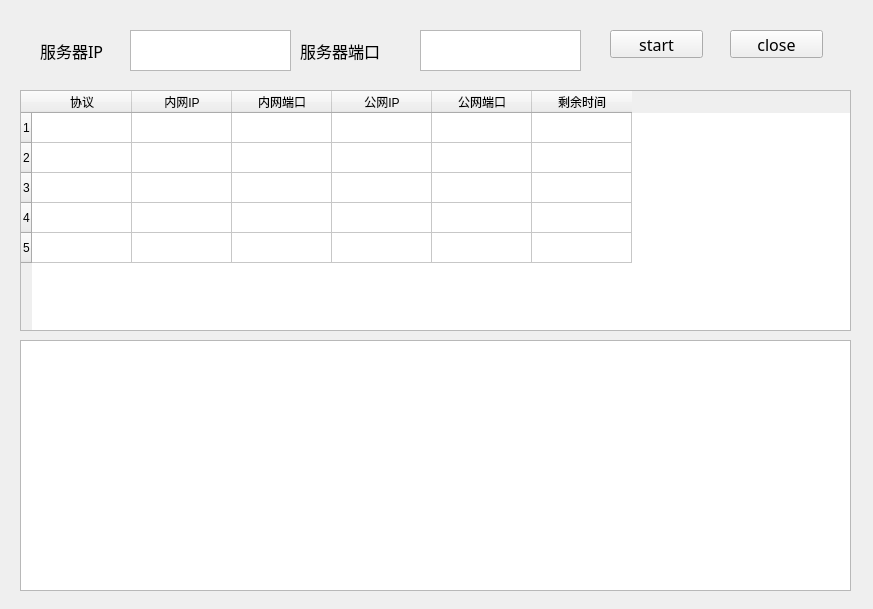
<?xml version="1.0" encoding="UTF-8"?>
<ui version="4.0">
 <class>MainWindow</class>
 <widget class="QMainWindow" name="MainWindow">
  <property name="geometry">
   <rect>
    <x>0</x>
    <y>0</y>
    <width>873</width>
    <height>609</height>
   </rect>
  </property>
  <property name="windowTitle">
   <string>router</string>
  </property>
  <widget class="QWidget" name="centralwidget">
   <widget class="QTextBrowser" name="showtext">
    <property name="geometry">
     <rect>
      <x>20</x>
      <y>340</y>
      <width>831</width>
      <height>251</height>
     </rect>
    </property>
   </widget>
   <widget class="QTextBrowser" name="serverip">
    <property name="geometry">
     <rect>
      <x>130</x>
      <y>30</y>
      <width>161</width>
      <height>41</height>
     </rect>
    </property>
   </widget>
   <widget class="QTextBrowser" name="serverport">
    <property name="geometry">
     <rect>
      <x>420</x>
      <y>30</y>
      <width>161</width>
      <height>41</height>
     </rect>
    </property>
   </widget>
   <widget class="QPushButton" name="startButton">
    <property name="geometry">
     <rect>
      <x>610</x>
      <y>30</y>
      <width>93</width>
      <height>28</height>
     </rect>
    </property>
    <property name="font">
     <font>
      <family>Agency FB</family>
      <pointsize>12</pointsize>
     </font>
    </property>
    <property name="text">
     <string>start</string>
    </property>
   </widget>
   <widget class="QPushButton" name="closeButton">
    <property name="geometry">
     <rect>
      <x>730</x>
      <y>30</y>
      <width>93</width>
      <height>28</height>
     </rect>
    </property>
    <property name="font">
     <font>
      <family>Agency FB</family>
      <pointsize>12</pointsize>
     </font>
    </property>
    <property name="text">
     <string>close</string>
    </property>
   </widget>
   <widget class="QLabel" name="serveriplabel">
    <property name="geometry">
     <rect>
      <x>40</x>
      <y>40</y>
      <width>81</width>
      <height>21</height>
     </rect>
    </property>
    <property name="font">
     <font>
      <family>Agency FB</family>
      <pointsize>12</pointsize>
     </font>
    </property>
    <property name="text">
     <string>服务器IP</string>
    </property>
    <property name="buddy">
     <cstring>serverip</cstring>
    </property>
   </widget>
   <widget class="QLabel" name="serverportlabel">
    <property name="geometry">
     <rect>
      <x>300</x>
      <y>40</y>
      <width>121</width>
      <height>21</height>
     </rect>
    </property>
    <property name="font">
     <font>
      <family>Agency FB</family>
      <pointsize>12</pointsize>
     </font>
    </property>
    <property name="text">
     <string>服务器端口</string>
    </property>
    <property name="buddy">
     <cstring>serverport</cstring>
    </property>
   </widget>
   <widget class="QTableWidget" name="table">
    <property name="geometry">
     <rect>
      <x>20</x>
      <y>90</y>
      <width>831</width>
      <height>241</height>
     </rect>
    </property>
    <property name="rowCount">
     <number>5</number>
    </property>
    <property name="columnCount">
     <number>6</number>
    </property>
    <row/>
    <row/>
    <row/>
    <row/>
    <row/>
    <column>
     <property name="text">
      <string>协议</string>
     </property>
    </column>
    <column>
     <property name="text">
      <string>内网IP</string>
     </property>
    </column>
    <column>
     <property name="text">
      <string>内网端口</string>
     </property>
    </column>
    <column>
     <property name="text">
      <string>公网IP</string>
     </property>
    </column>
    <column>
     <property name="text">
      <string>公网端口</string>
     </property>
    </column>
    <column>
     <property name="text">
      <string>剩余时间</string>
     </property>
    </column>
    <item row="0" column="0">
     <property name="text">
      <string/>
     </property>
    </item>
   </widget>
  </widget>
 </widget>
 <resources/>
 <connections>
  <connection>
   <sender>startButton</sender>
   <signal>clicked()</signal>
   <receiver>MainWindow</receiver>
   <slot>start()</slot>
   <hints>
    <hint type="sourcelabel">
     <x>689</x>
     <y>47</y>
    </hint>
    <hint type="destinationlabel">
     <x>908</x>
     <y>17</y>
    </hint>
   </hints>
  </connection>
  <connection>
   <sender>closeButton</sender>
   <signal>clicked()</signal>
   <receiver>MainWindow</receiver>
   <slot>close()</slot>
   <hints>
    <hint type="sourcelabel">
     <x>760</x>
     <y>53</y>
    </hint>
    <hint type="destinationlabel">
     <x>897</x>
     <y>52</y>
    </hint>
   </hints>
  </connection>
 </connections>
 <slots>
  <slot>start()</slot>
 </slots>
</ui>
